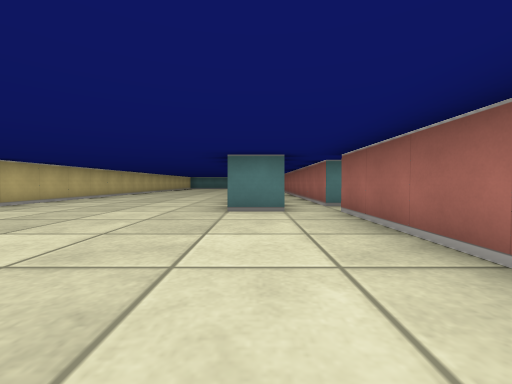
View 1 (above)

23 first-person views from a walk through a cub3D level. The camera is about half as high as the walls, tilts 2° down and sees 90° across. The floor is counted in squares. Each view is taken from the middle of a square. On the plan, view 1 faces up. The plan holds only what a view shows up to about 9 squares ahead; the rest is blank.

View 2
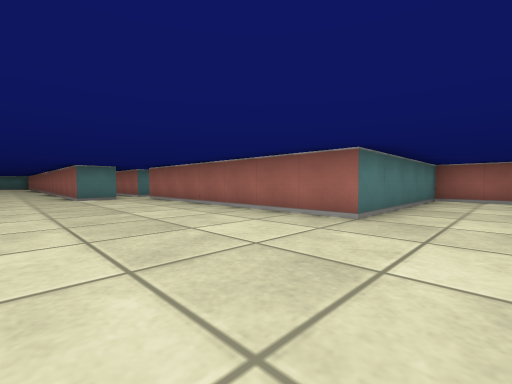

View 3
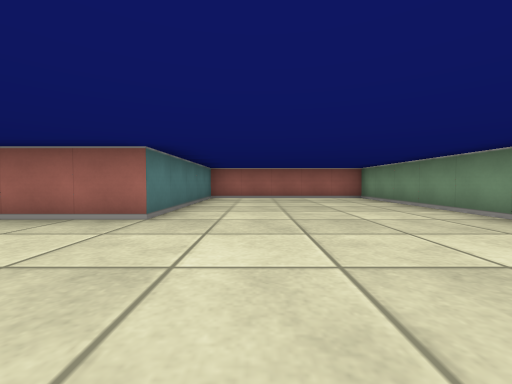

View 4
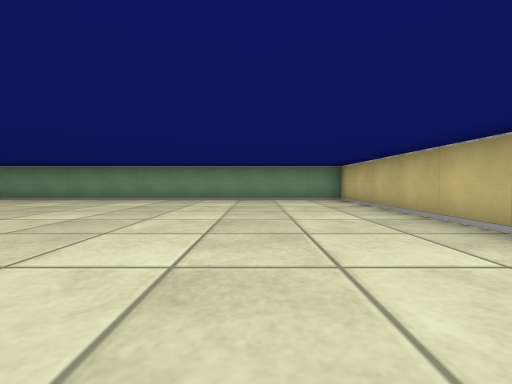

View 5
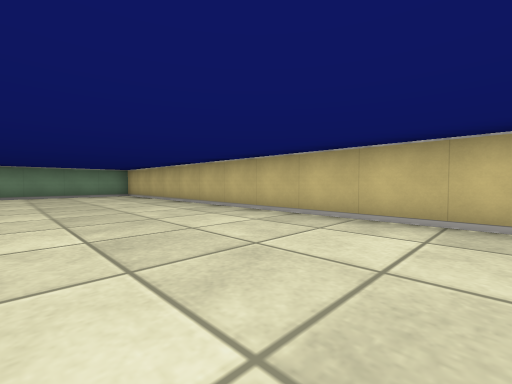

View 6
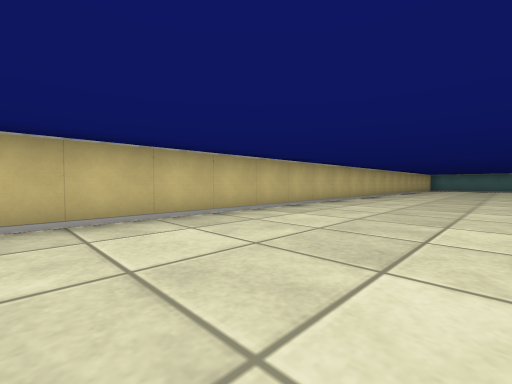

View 7
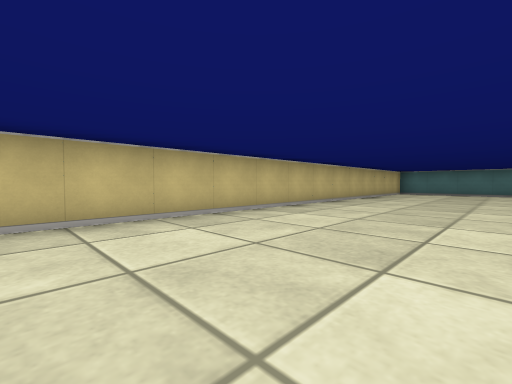

View 8
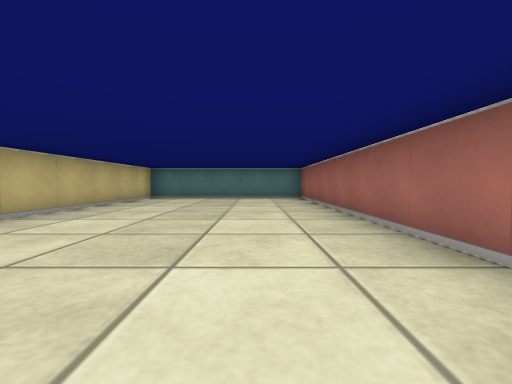

View 9
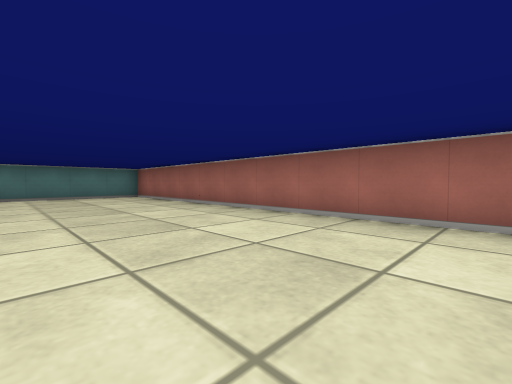

View 10
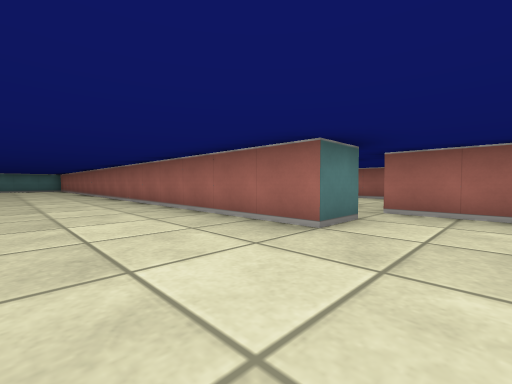

View 11
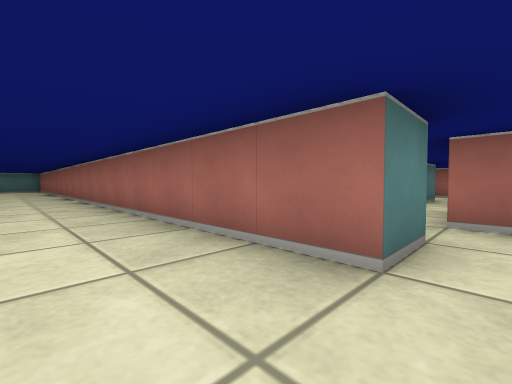

View 12
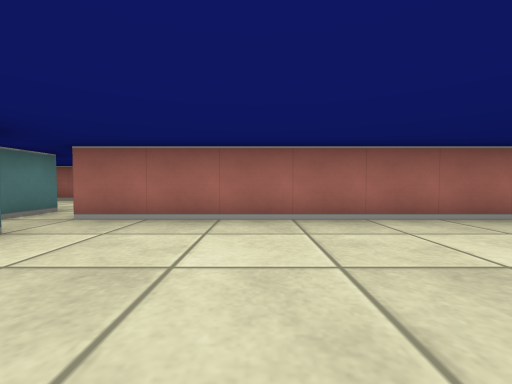

View 13
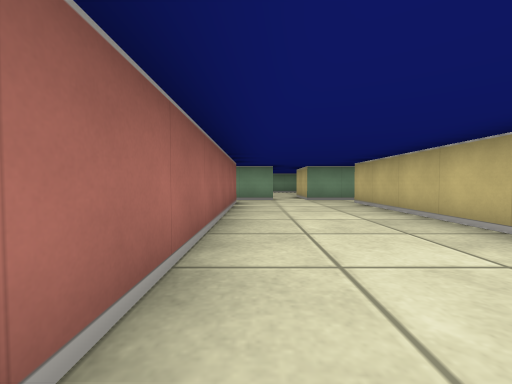

View 14
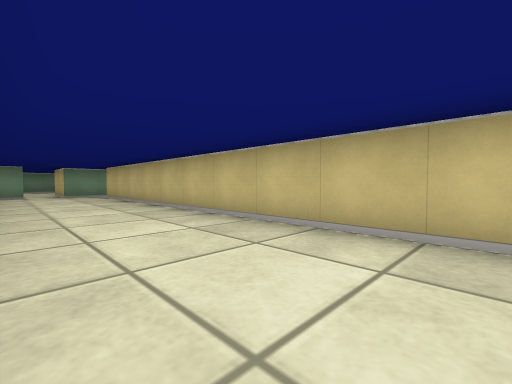

View 15
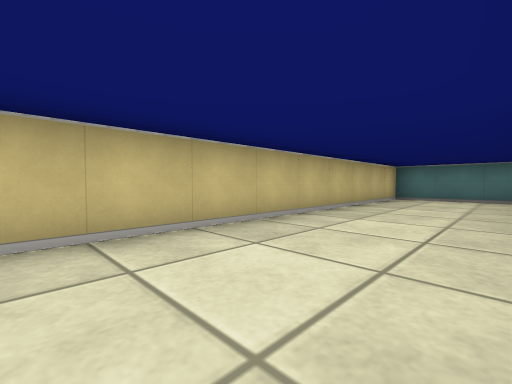

View 16
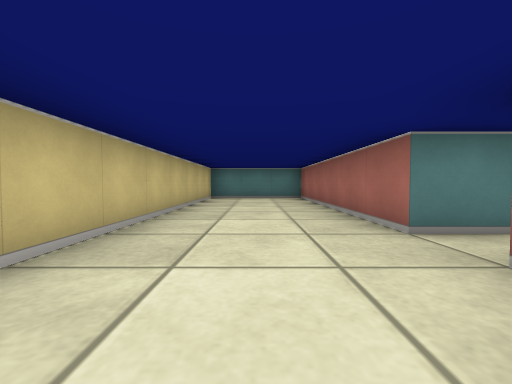

View 17
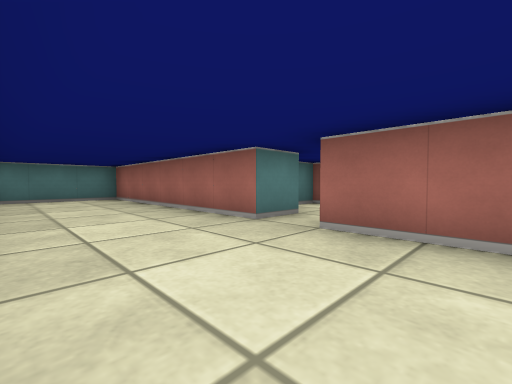

View 18
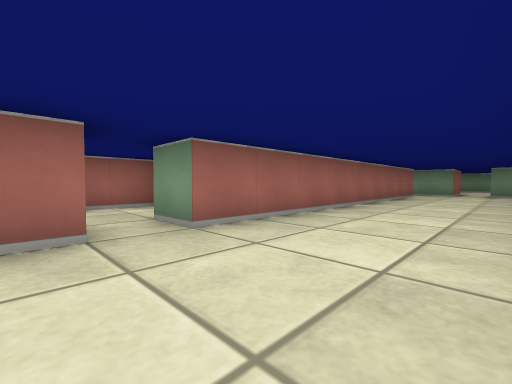

View 19
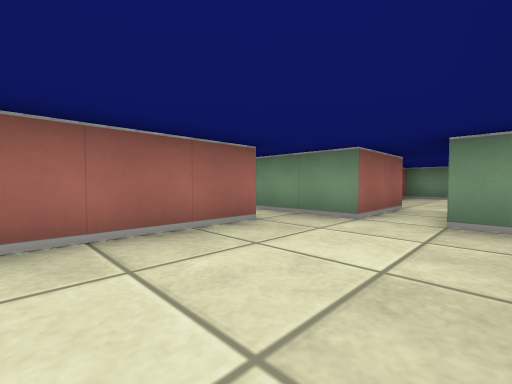

View 20
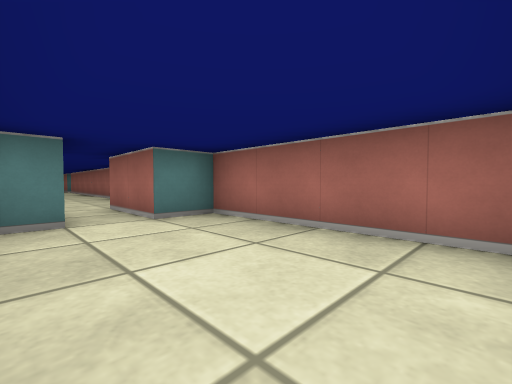

View 21
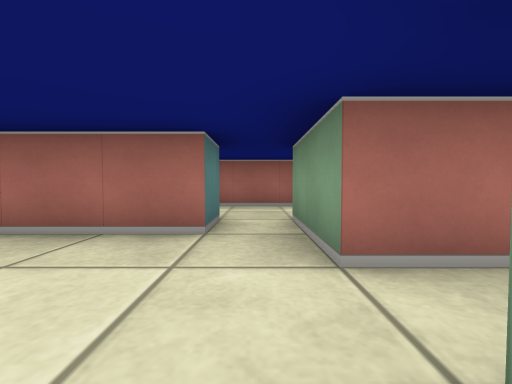

View 22
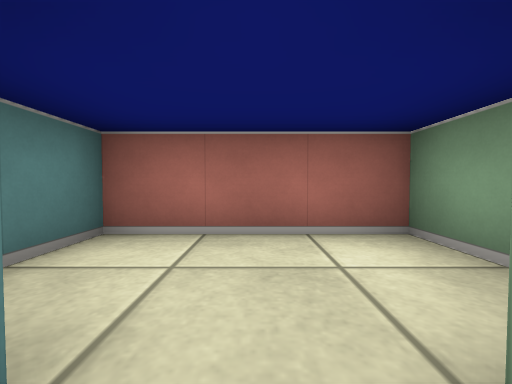

View 23
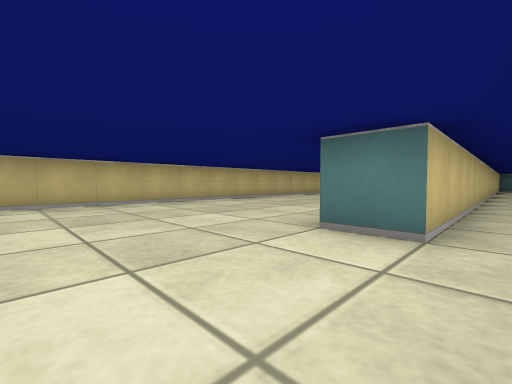

### Floor plan
Ten units are one square. View 1 is at (0, 0); x grows to the right and y downward. Boxes are objects, and circles mark ways between rooms. Rooms are numbered by the first view taken in them; rooms with no view inside come last. Other rooms are left out.
<svg viewBox="-60 -220 150 300">
<path fill="none" stroke="#000" d="M25 -55 15 -55 15 -90M5 -140 5 -45 -5 -45 -5 -215 -55 -215 -55 75 65 75 65 25 15 25 15 -45M66 -155 55 -155 55 -215 25 -215 25 -55M65 -55 55 -55 55 -145 65 -145M45 -45 65 -45M20 -45 35 -45M36 -25 29 -25M42 15 55 15 55 -25 45 -25 45 -45M35 -45 35 -30M75 -35 85 -35 85 -65 75 -65"/>
<circle cx="20" cy="-50" r="3" fill="#2a7"/>
<circle cx="40" cy="-35" r="3" fill="#2a7"/>
<circle cx="60" cy="-50" r="3" fill="#2a7"/>
<text x="-10" y="-50">1</text>
<text x="40" y="-130">2</text>
<text x="40" y="-10">3</text>
<text x="70" y="-50">4</text>
</svg>
Room 1 opens to room 2. Room 2 opens to room 3. Room 2 opens to room 4.

Where each view was taken, in squares from view 1:
view 1: 0 up, 0 right, facing up
view 2: 4 down, 2 left, facing up-right
view 3: 4 down, 2 left, facing right
view 4: 0 up, 3 left, facing down
view 5: 3 up, 2 left, facing down-left
view 6: 3 up, 2 left, facing up-left
view 7: 9 up, 2 left, facing up-left
view 8: 13 up, 2 left, facing up
view 9: 12 up, 4 left, facing up-right
view 10: 3 up, 3 left, facing up-right
view 11: 4 up, 2 left, facing up-right
view 12: 2 up, 2 left, facing right
view 13: 12 up, 5 right, facing down
view 14: 15 up, 5 right, facing down-left
view 15: 13 up, 5 right, facing up-left
view 16: 13 up, 4 right, facing up
view 17: 13 up, 3 right, facing up-right
view 18: 16 up, 3 right, facing down-right
view 19: 8 up, 3 right, facing down-right
view 20: 1 down, 3 right, facing up-right
view 21: 5 up, 3 right, facing right
view 22: 5 up, 6 right, facing right
view 23: 2 up, 1 right, facing up-left
